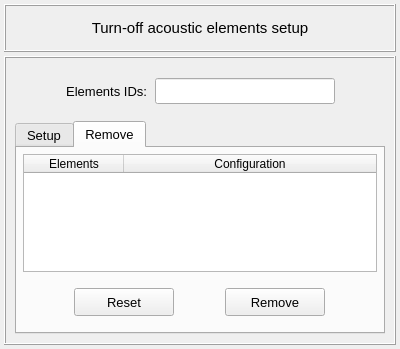
<?xml version="1.0" encoding="UTF-8"?>
<ui version="4.0">
 <class>Dialog</class>
 <widget class="QDialog" name="Dialog">
  <property name="geometry">
   <rect>
    <x>0</x>
    <y>0</y>
    <width>400</width>
    <height>349</height>
   </rect>
  </property>
  <property name="minimumSize">
   <size>
    <width>400</width>
    <height>349</height>
   </size>
  </property>
  <property name="maximumSize">
   <size>
    <width>400</width>
    <height>800</height>
   </size>
  </property>
  <property name="windowTitle">
   <string>Turn-off acoustic elements</string>
  </property>
  <layout class="QGridLayout" name="gridLayout_3">
   <property name="leftMargin">
    <number>4</number>
   </property>
   <property name="topMargin">
    <number>4</number>
   </property>
   <property name="rightMargin">
    <number>4</number>
   </property>
   <property name="bottomMargin">
    <number>4</number>
   </property>
   <property name="spacing">
    <number>4</number>
   </property>
   <item row="0" column="0">
    <widget class="QFrame" name="frame">
     <property name="minimumSize">
      <size>
       <width>0</width>
       <height>48</height>
      </size>
     </property>
     <property name="maximumSize">
      <size>
       <width>16777215</width>
       <height>48</height>
      </size>
     </property>
     <property name="frameShape">
      <enum>QFrame::Box</enum>
     </property>
     <property name="frameShadow">
      <enum>QFrame::Raised</enum>
     </property>
     <property name="lineWidth">
      <number>1</number>
     </property>
     <layout class="QGridLayout" name="gridLayout_9">
      <property name="leftMargin">
       <number>0</number>
      </property>
      <property name="topMargin">
       <number>0</number>
      </property>
      <property name="rightMargin">
       <number>0</number>
      </property>
      <property name="bottomMargin">
       <number>0</number>
      </property>
      <property name="spacing">
       <number>0</number>
      </property>
      <item row="0" column="0">
       <widget class="QLabel" name="label">
        <property name="minimumSize">
         <size>
          <width>0</width>
          <height>30</height>
         </size>
        </property>
        <property name="maximumSize">
         <size>
          <width>16777215</width>
          <height>30</height>
         </size>
        </property>
        <property name="font">
         <font>
          <pointsize>11</pointsize>
          <weight>50</weight>
          <italic>false</italic>
          <bold>false</bold>
         </font>
        </property>
        <property name="text">
         <string>Turn-off acoustic elements setup</string>
        </property>
        <property name="textFormat">
         <enum>Qt::AutoText</enum>
        </property>
        <property name="alignment">
         <set>Qt::AlignCenter</set>
        </property>
       </widget>
      </item>
     </layout>
    </widget>
   </item>
   <item row="1" column="0">
    <widget class="QFrame" name="frame_2">
     <property name="frameShape">
      <enum>QFrame::Box</enum>
     </property>
     <property name="frameShadow">
      <enum>QFrame::Raised</enum>
     </property>
     <property name="lineWidth">
      <number>1</number>
     </property>
     <layout class="QGridLayout" name="gridLayout_5">
      <item row="0" column="0">
       <widget class="QFrame" name="frame_selection">
        <property name="minimumSize">
         <size>
          <width>0</width>
          <height>48</height>
         </size>
        </property>
        <property name="frameShape">
         <enum>QFrame::NoFrame</enum>
        </property>
        <property name="frameShadow">
         <enum>QFrame::Raised</enum>
        </property>
        <layout class="QGridLayout" name="gridLayout_4">
         <property name="leftMargin">
          <number>4</number>
         </property>
         <property name="topMargin">
          <number>4</number>
         </property>
         <property name="rightMargin">
          <number>4</number>
         </property>
         <property name="bottomMargin">
          <number>4</number>
         </property>
         <property name="horizontalSpacing">
          <number>8</number>
         </property>
         <item row="0" column="2">
          <widget class="QLineEdit" name="lineEdit_element_id">
           <property name="minimumSize">
            <size>
             <width>180</width>
             <height>26</height>
            </size>
           </property>
           <property name="maximumSize">
            <size>
             <width>180</width>
             <height>26</height>
            </size>
           </property>
           <property name="sizeIncrement">
            <size>
             <width>0</width>
             <height>0</height>
            </size>
           </property>
           <property name="font">
            <font>
             <pointsize>10</pointsize>
            </font>
           </property>
           <property name="focusPolicy">
            <enum>Qt::ClickFocus</enum>
           </property>
           <property name="styleSheet">
            <string notr="true"/>
           </property>
           <property name="text">
            <string/>
           </property>
           <property name="alignment">
            <set>Qt::AlignCenter</set>
           </property>
          </widget>
         </item>
         <item row="0" column="1">
          <widget class="QLabel" name="label_selection">
           <property name="maximumSize">
            <size>
             <width>16777215</width>
             <height>26</height>
            </size>
           </property>
           <property name="sizeIncrement">
            <size>
             <width>0</width>
             <height>26</height>
            </size>
           </property>
           <property name="font">
            <font>
             <pointsize>10</pointsize>
             <weight>50</weight>
             <italic>false</italic>
             <bold>false</bold>
            </font>
           </property>
           <property name="text">
            <string>Elements IDs:</string>
           </property>
           <property name="alignment">
            <set>Qt::AlignRight|Qt::AlignTrailing|Qt::AlignVCenter</set>
           </property>
          </widget>
         </item>
         <item row="0" column="0">
          <spacer name="horizontalSpacer_3">
           <property name="orientation">
            <enum>Qt::Horizontal</enum>
           </property>
           <property name="sizeHint" stdset="0">
            <size>
             <width>40</width>
             <height>20</height>
            </size>
           </property>
          </spacer>
         </item>
         <item row="0" column="3">
          <spacer name="horizontalSpacer_4">
           <property name="orientation">
            <enum>Qt::Horizontal</enum>
           </property>
           <property name="sizeHint" stdset="0">
            <size>
             <width>40</width>
             <height>20</height>
            </size>
           </property>
          </spacer>
         </item>
        </layout>
       </widget>
      </item>
      <item row="1" column="0">
       <widget class="QTabWidget" name="tabWidget_main">
        <property name="minimumSize">
         <size>
          <width>0</width>
          <height>0</height>
         </size>
        </property>
        <property name="maximumSize">
         <size>
          <width>16777215</width>
          <height>400</height>
         </size>
        </property>
        <property name="font">
         <font>
          <pointsize>10</pointsize>
          <weight>50</weight>
          <italic>false</italic>
          <bold>false</bold>
         </font>
        </property>
        <property name="currentIndex">
         <number>1</number>
        </property>
        <widget class="QWidget" name="tab_setup">
         <attribute name="title">
          <string>Setup</string>
         </attribute>
         <layout class="QGridLayout" name="gridLayout_6">
          <property name="leftMargin">
           <number>4</number>
          </property>
          <property name="topMargin">
           <number>4</number>
          </property>
          <property name="rightMargin">
           <number>4</number>
          </property>
          <property name="bottomMargin">
           <number>4</number>
          </property>
          <item row="3" column="0">
           <spacer name="verticalSpacer_2">
            <property name="orientation">
             <enum>Qt::Vertical</enum>
            </property>
            <property name="sizeHint" stdset="0">
             <size>
              <width>20</width>
              <height>40</height>
             </size>
            </property>
           </spacer>
          </item>
          <item row="0" column="0">
           <spacer name="verticalSpacer">
            <property name="orientation">
             <enum>Qt::Vertical</enum>
            </property>
            <property name="sizeHint" stdset="0">
             <size>
              <width>20</width>
              <height>40</height>
             </size>
            </property>
           </spacer>
          </item>
          <item row="2" column="0">
           <widget class="QFrame" name="frame_confirm">
            <property name="minimumSize">
             <size>
              <width>0</width>
              <height>60</height>
             </size>
            </property>
            <property name="maximumSize">
             <size>
              <width>16777215</width>
              <height>60</height>
             </size>
            </property>
            <property name="frameShape">
             <enum>QFrame::NoFrame</enum>
            </property>
            <property name="frameShadow">
             <enum>QFrame::Raised</enum>
            </property>
            <layout class="QGridLayout" name="gridLayout_2">
             <item row="0" column="1">
              <widget class="QPushButton" name="pushButton_attribute">
               <property name="minimumSize">
                <size>
                 <width>100</width>
                 <height>28</height>
                </size>
               </property>
               <property name="maximumSize">
                <size>
                 <width>100</width>
                 <height>28</height>
                </size>
               </property>
               <property name="font">
                <font>
                 <family>MS Shell Dlg 2</family>
                 <pointsize>10</pointsize>
                 <weight>50</weight>
                 <italic>false</italic>
                 <bold>false</bold>
                </font>
               </property>
               <property name="styleSheet">
                <string notr="true"/>
               </property>
               <property name="text">
                <string>Attribute</string>
               </property>
              </widget>
             </item>
             <item row="0" column="0">
              <widget class="QPushButton" name="pushButton_cancel">
               <property name="minimumSize">
                <size>
                 <width>100</width>
                 <height>28</height>
                </size>
               </property>
               <property name="maximumSize">
                <size>
                 <width>100</width>
                 <height>28</height>
                </size>
               </property>
               <property name="font">
                <font>
                 <family>MS Shell Dlg 2</family>
                 <pointsize>10</pointsize>
                 <weight>50</weight>
                 <italic>false</italic>
                 <bold>false</bold>
                </font>
               </property>
               <property name="styleSheet">
                <string notr="true"/>
               </property>
               <property name="text">
                <string>Cancel</string>
               </property>
              </widget>
             </item>
            </layout>
           </widget>
          </item>
          <item row="1" column="0">
           <widget class="QFrame" name="frame_correction_type">
            <property name="minimumSize">
             <size>
              <width>0</width>
              <height>60</height>
             </size>
            </property>
            <property name="maximumSize">
             <size>
              <width>16777215</width>
              <height>60</height>
             </size>
            </property>
            <property name="frameShape">
             <enum>QFrame::NoFrame</enum>
            </property>
            <property name="frameShadow">
             <enum>QFrame::Raised</enum>
            </property>
            <layout class="QGridLayout" name="gridLayout">
             <item row="0" column="2">
              <widget class="QComboBox" name="comboBox_action_selector">
               <property name="minimumSize">
                <size>
                 <width>100</width>
                 <height>26</height>
                </size>
               </property>
               <property name="maximumSize">
                <size>
                 <width>100</width>
                 <height>26</height>
                </size>
               </property>
               <property name="toolTip">
                <string>&lt;html&gt;&lt;head/&gt;&lt;body&gt;&lt;p&gt;Select the element length correction type&lt;/p&gt;&lt;/body&gt;&lt;/html&gt;</string>
               </property>
               <item>
                <property name="text">
                 <string> Turn-off</string>
                </property>
               </item>
               <item>
                <property name="text">
                 <string> Turn-on</string>
                </property>
               </item>
              </widget>
             </item>
             <item row="0" column="1">
              <widget class="QLabel" name="label_2">
               <property name="minimumSize">
                <size>
                 <width>0</width>
                 <height>26</height>
                </size>
               </property>
               <property name="maximumSize">
                <size>
                 <width>16777215</width>
                 <height>26</height>
                </size>
               </property>
               <property name="font">
                <font>
                 <pointsize>10</pointsize>
                </font>
               </property>
               <property name="text">
                <string>Action:</string>
               </property>
               <property name="alignment">
                <set>Qt::AlignRight|Qt::AlignTrailing|Qt::AlignVCenter</set>
               </property>
              </widget>
             </item>
             <item row="0" column="0">
              <spacer name="horizontalSpacer">
               <property name="orientation">
                <enum>Qt::Horizontal</enum>
               </property>
               <property name="sizeHint" stdset="0">
                <size>
                 <width>40</width>
                 <height>20</height>
                </size>
               </property>
              </spacer>
             </item>
             <item row="0" column="3">
              <spacer name="horizontalSpacer_2">
               <property name="orientation">
                <enum>Qt::Horizontal</enum>
               </property>
               <property name="sizeHint" stdset="0">
                <size>
                 <width>40</width>
                 <height>20</height>
                </size>
               </property>
              </spacer>
             </item>
            </layout>
           </widget>
          </item>
         </layout>
        </widget>
        <widget class="QWidget" name="tab_remove">
         <attribute name="title">
          <string>Remove</string>
         </attribute>
         <layout class="QGridLayout" name="gridLayout_8">
          <property name="leftMargin">
           <number>6</number>
          </property>
          <property name="topMargin">
           <number>6</number>
          </property>
          <property name="rightMargin">
           <number>6</number>
          </property>
          <property name="bottomMargin">
           <number>6</number>
          </property>
          <item row="0" column="0">
           <widget class="QTreeWidget" name="treeWidget_elements_info">
            <property name="minimumSize">
             <size>
              <width>280</width>
              <height>0</height>
             </size>
            </property>
            <property name="maximumSize">
             <size>
              <width>400</width>
              <height>150</height>
             </size>
            </property>
            <property name="font">
             <font>
              <family>MS Shell Dlg 2</family>
              <pointsize>9</pointsize>
             </font>
            </property>
            <property name="toolTip">
             <string>&lt;html&gt;&lt;head/&gt;&lt;body&gt;&lt;p&gt;&lt;span style=&quot; font-weight:400; font-style:normal;&quot;&gt;Select a group to remove the length correction&lt;/span&gt;&lt;/p&gt;&lt;/body&gt;&lt;/html&gt;</string>
            </property>
            <property name="indentation">
             <number>0</number>
            </property>
            <column>
             <property name="text">
              <string>Elements</string>
             </property>
             <property name="textAlignment">
              <set>AlignCenter</set>
             </property>
            </column>
            <column>
             <property name="text">
              <string>Configuration</string>
             </property>
             <property name="textAlignment">
              <set>AlignCenter</set>
             </property>
            </column>
           </widget>
          </item>
          <item row="1" column="0">
           <widget class="QFrame" name="frame_buttons">
            <property name="minimumSize">
             <size>
              <width>0</width>
              <height>48</height>
             </size>
            </property>
            <property name="maximumSize">
             <size>
              <width>16777215</width>
              <height>48</height>
             </size>
            </property>
            <property name="frameShape">
             <enum>QFrame::NoFrame</enum>
            </property>
            <property name="frameShadow">
             <enum>QFrame::Raised</enum>
            </property>
            <layout class="QGridLayout" name="gridLayout_7">
             <property name="leftMargin">
              <number>0</number>
             </property>
             <property name="topMargin">
              <number>0</number>
             </property>
             <property name="rightMargin">
              <number>0</number>
             </property>
             <property name="bottomMargin">
              <number>0</number>
             </property>
             <property name="spacing">
              <number>0</number>
             </property>
             <item row="0" column="1">
              <widget class="QPushButton" name="pushButton_remove">
               <property name="minimumSize">
                <size>
                 <width>100</width>
                 <height>28</height>
                </size>
               </property>
               <property name="maximumSize">
                <size>
                 <width>100</width>
                 <height>28</height>
                </size>
               </property>
               <property name="font">
                <font>
                 <pointsize>10</pointsize>
                 <weight>50</weight>
                 <italic>false</italic>
                 <bold>false</bold>
                </font>
               </property>
               <property name="styleSheet">
                <string notr="true"/>
               </property>
               <property name="text">
                <string>Remove</string>
               </property>
               <property name="autoDefault">
                <bool>false</bool>
               </property>
               <property name="status" stdset="0">
                <string>danger</string>
               </property>
              </widget>
             </item>
             <item row="0" column="0">
              <widget class="QPushButton" name="pushButton_reset">
               <property name="minimumSize">
                <size>
                 <width>100</width>
                 <height>28</height>
                </size>
               </property>
               <property name="maximumSize">
                <size>
                 <width>100</width>
                 <height>28</height>
                </size>
               </property>
               <property name="font">
                <font>
                 <pointsize>10</pointsize>
                </font>
               </property>
               <property name="styleSheet">
                <string notr="true"/>
               </property>
               <property name="text">
                <string>Reset</string>
               </property>
               <property name="flat">
                <bool>false</bool>
               </property>
              </widget>
             </item>
            </layout>
           </widget>
          </item>
         </layout>
        </widget>
       </widget>
      </item>
     </layout>
    </widget>
   </item>
  </layout>
 </widget>
 <resources/>
 <connections/>
</ui>
